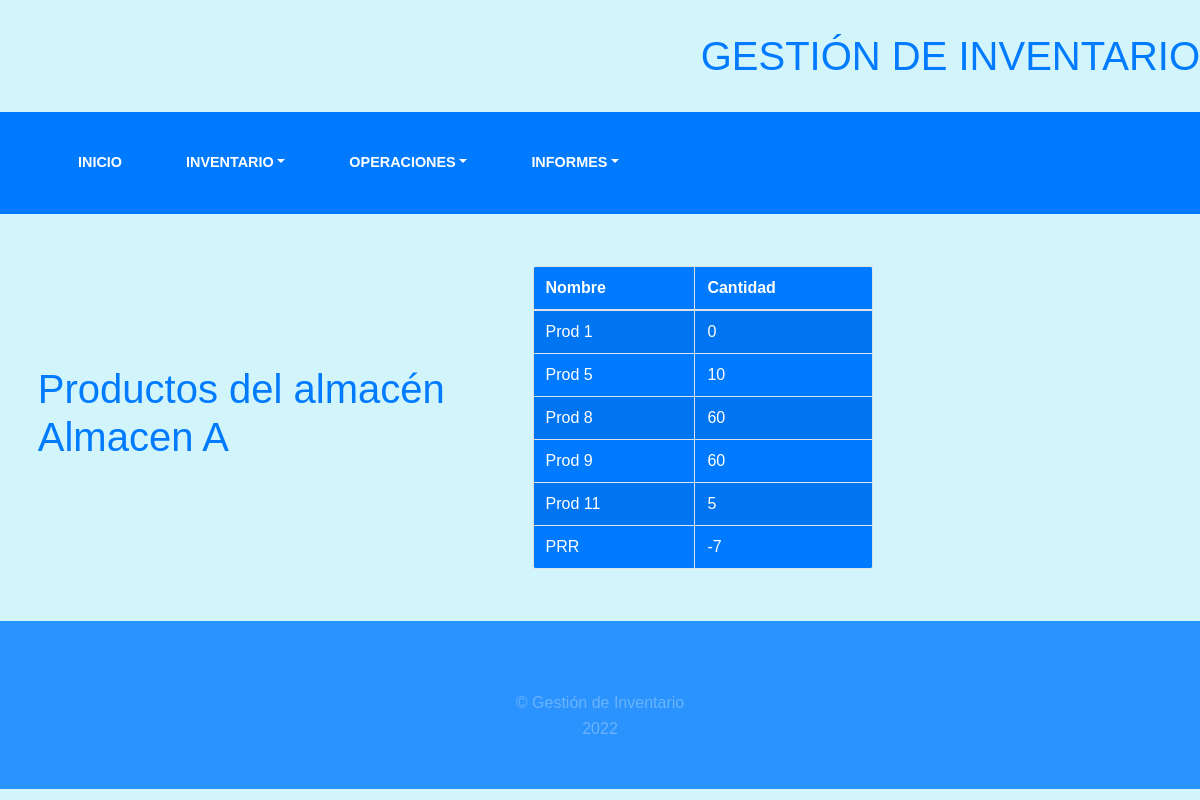
The app's page /inst-almacen/1/ with its own data.
### inventory/models.py (models this page shows, shortened)
class Almacen(models.Model):
    nombre = models.CharField(max_length=100, unique=True)
    es_central = models.TextField(max_length=20, null=False, blank=False)
    class Meta:
        verbose_name_plural = "Almacenes"
        verbose_name = "Almacén"

class Producto(models.Model):
    nombre = models.CharField(max_length=20, unique=True)
    cantidad = models.IntegerField(default=0,validators=[MinValueValidator(0)])
    fecha_entrada = models.DateField()
    precio_costo = models.DecimalField(decimal_places=2, max_digits=10, default=0, validators=[MinValueValidator(0)])
    precio_venta = models.DecimalField(decimal_places=2, max_digits=10, default=0, validators=[MinValueValidator(0)])
    class Meta:
        verbose_name = "Producto"
        verbose_name_plural = "Productos"

### inventory/views.py (the view)
# urls.py: path('inst-almacen/<pk>/', views.productos_almacen, name="products_instruments"),
def productos_almacen(request, pk):
    res = dict()
    existencia = Existencia.objects.all()
    for e in existencia:
        if e.almacen.id == int(pk):
            res[e.producto.nombre] = e.cantidad
    return render(request, 'inventory/productos_almacen.html', {'content': res,
                                                                'almacen': Almacen.objects.get(id=int(pk)).nombre})

### templates/inventory/productos_almacen.html (shortened to what this page needs)
{% extends 'inventory/base.html' %}
{% block content %}
    <div class=" row ">
        <div class="col-5 d-flex align-items-center justify-content-center">
            <h1>Productos del almacén <br>{{ almacen }}</h1>
        </div>
        <div class="letra_azul col-4 d-flex align-items-center justify-content-center">
            <div class="card-body">
                <table id="example" class="table table-striped table-bordered f_back" style="width:100%">
                    <thead>
                    <tr>
                        <th>Nombre</th>
                        <th>Cantidad</th>
                    </tr>
                    </thead>
                    <tbody>
                    {% for prod, cant in content.items %}
                        <tr>
                            <td>
                                <a>{{ prod }}</a>
                            </td>
                            <td>
                                <a>{{ cant }}</a>
                            </td>
                        </tr>
                    {% endfor %}
                    </tbody>
                </table>
            </div>
        </div>
    </div>
{% endblock %}

### static/inventory/css/gestion.css (style rules this page uses)
.f_back { background-color: rgb(0, 123, 255); margin-top: 2rem; margin-bottom: 2rem; border-radius: 5px ; color: white; }
body { font-family:Arial, Helvetica, sans-serif; background-color: rgb(210, 245, 252); background-attachment: fixed; background-position: center; background-size: cover; color:white; }
h1 { font-family:Arial, Helvetica, sans-serif; color:rgb(0, 123, 255); }
a { color: rgba(255, 255, 255); }
.letra_azul { color: rgb(0, 123, 255); }

### records on screen
Almacen: nombre "Almacen A"
Producto: content "Prod 1"
Producto: content "Prod 5"
Producto: content "Prod 8"
Producto: content "Prod 9"
Producto: content "Prod 11"
Producto: content "PRR"

### other values on screen
{{ cant }} "0" "10" "60" "60" "5" "-7"
